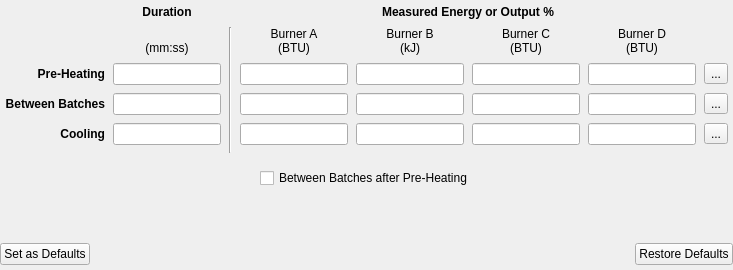
     <widget class="QWidget" name="protocolTab">
      <property name="toolTip">
       <string notr="true"/>
      </property>
      <property name="accessibleDescription">
       <string notr="true"/>
      </property>
      <attribute name="title">
       <string notr="true">Protocol</string>
      </attribute>
      <layout class="QVBoxLayout" name="verticalLayout_4">
       <property name="spacing">
        <number>0</number>
       </property>
       <property name="leftMargin">
        <number>0</number>
       </property>
       <property name="topMargin">
        <number>0</number>
       </property>
       <property name="rightMargin">
        <number>0</number>
       </property>
       <property name="bottomMargin">
        <number>0</number>
       </property>
       <item>
        <widget class="QWidget" name="roasts_per_sessionLine" native="true">
         <property name="toolTip">
          <string notr="true"/>
         </property>
         <property name="accessibleDescription">
          <string notr="true"/>
         </property>
         <layout class="QGridLayout" name="gridLayout">
          <property name="leftMargin">
           <number>5</number>
          </property>
          <property name="topMargin">
           <number>5</number>
          </property>
          <property name="rightMargin">
           <number>5</number>
          </property>
          <property name="bottomMargin">
           <number>5</number>
          </property>
          <property name="spacing">
           <number>8</number>
          </property>
          <item row="3" column="6">
           <widget class="QLineEdit" name="preheatenergies3">
            <property name="toolTip">
             <string notr="true"/>
            </property>
            <property name="accessibleDescription">
             <string notr="true"/>
            </property>
            <property name="inputMask">
             <string notr="true"/>
            </property>
            <property name="text">
             <string notr="true"/>
            </property>
            <property name="alignment">
             <set>Qt::AlignRight|Qt::AlignTrailing|Qt::AlignVCenter</set>
            </property>
            <property name="placeholderText">
             <string notr="true"/>
            </property>
           </widget>
          </item>
          <item row="5" column="3">
           <widget class="QLineEdit" name="coolingenergies0">
            <property name="toolTip">
             <string notr="true"/>
            </property>
            <property name="accessibleDescription">
             <string notr="true"/>
            </property>
            <property name="inputMask">
             <string notr="true"/>
            </property>
            <property name="text">
             <string notr="true"/>
            </property>
            <property name="alignment">
             <set>Qt::AlignRight|Qt::AlignTrailing|Qt::AlignVCenter</set>
            </property>
            <property name="placeholderText">
             <string notr="true"/>
            </property>
           </widget>
          </item>
          <item row="5" column="1">
           <widget class="QLineEdit" name="coolingDuration">
            <property name="toolTip">
             <string notr="true"/>
            </property>
            <property name="accessibleDescription">
             <string notr="true"/>
            </property>
            <property name="inputMask">
             <string notr="true"/>
            </property>
            <property name="text">
             <string notr="true"/>
            </property>
            <property name="alignment">
             <set>Qt::AlignRight|Qt::AlignTrailing|Qt::AlignVCenter</set>
            </property>
            <property name="placeholderText">
             <string notr="true"/>
            </property>
           </widget>
          </item>
          <item row="4" column="0">
           <widget class="QLabel" name="betweenBatchesLabel">
            <property name="font">
             <font>
              <bold>true</bold>
             </font>
            </property>
            <property name="toolTip">
             <string notr="true"/>
            </property>
            <property name="accessibleDescription">
             <string notr="true"/>
            </property>
            <property name="text">
             <string notr="true">Between Batches</string>
            </property>
            <property name="alignment">
             <set>Qt::AlignRight|Qt::AlignTrailing|Qt::AlignVCenter</set>
            </property>
           </widget>
          </item>
          <item row="4" column="3">
           <widget class="QLineEdit" name="betweenbatchesenergy0">
            <property name="toolTip">
             <string notr="true"/>
            </property>
            <property name="accessibleDescription">
             <string notr="true"/>
            </property>
            <property name="inputMask">
             <string notr="true"/>
            </property>
            <property name="text">
             <string notr="true"/>
            </property>
            <property name="alignment">
             <set>Qt::AlignRight|Qt::AlignTrailing|Qt::AlignVCenter</set>
            </property>
            <property name="placeholderText">
             <string notr="true"/>
            </property>
           </widget>
          </item>
          <item row="4" column="4">
           <widget class="QLineEdit" name="betweenbatchesenergy1">
            <property name="toolTip">
             <string notr="true"/>
            </property>
            <property name="accessibleDescription">
             <string notr="true"/>
            </property>
            <property name="inputMask">
             <string notr="true"/>
            </property>
            <property name="text">
             <string notr="true"/>
            </property>
            <property name="alignment">
             <set>Qt::AlignRight|Qt::AlignTrailing|Qt::AlignVCenter</set>
            </property>
            <property name="placeholderText">
             <string notr="true"/>
            </property>
           </widget>
          </item>
          <item row="2" column="1">
           <layout class="QVBoxLayout" name="verticalLayout_11">
            <property name="spacing">
             <number>0</number>
            </property>
            <item>
             <widget class="QLabel" name="label_3">
              <property name="toolTip">
               <string notr="true"/>
              </property>
              <property name="accessibleDescription">
               <string notr="true"/>
              </property>
              <property name="text">
               <string notr="true"/>
              </property>
             </widget>
            </item>
            <item>
             <widget class="QLabel" name="timeUnitLabel">
              <property name="toolTip">
               <string notr="true"/>
              </property>
              <property name="accessibleDescription">
               <string notr="true"/>
              </property>
              <property name="text">
               <string notr="true">(mm:ss)</string>
              </property>
              <property name="alignment">
               <set>Qt::AlignCenter</set>
              </property>
             </widget>
            </item>
           </layout>
          </item>
          <item row="2" column="3">
           <layout class="QVBoxLayout" name="verticalLayout_7">
            <property name="spacing">
             <number>0</number>
            </property>
            <item>
             <widget class="QLabel" name="loadALabel">
              <property name="toolTip">
               <string notr="true"/>
              </property>
              <property name="accessibleDescription">
               <string notr="true"/>
              </property>
              <property name="text">
               <string notr="true">Burner A</string>
              </property>
              <property name="alignment">
               <set>Qt::AlignCenter</set>
              </property>
             </widget>
            </item>
            <item>
             <widget class="QLabel" name="loadAUnitLabel">
              <property name="toolTip">
               <string notr="true"/>
              </property>
              <property name="accessibleDescription">
               <string notr="true"/>
              </property>
              <property name="text">
               <string notr="true">(BTU)</string>
              </property>
              <property name="alignment">
               <set>Qt::AlignCenter</set>
              </property>
             </widget>
            </item>
           </layout>
          </item>
          <item row="2" column="4">
           <layout class="QVBoxLayout" name="verticalLayout_8">
            <property name="spacing">
             <number>0</number>
            </property>
            <item>
             <widget class="QLabel" name="loadBLabel">
              <property name="toolTip">
               <string notr="true"/>
              </property>
              <property name="accessibleDescription">
               <string notr="true"/>
              </property>
              <property name="text">
               <string notr="true">Burner B</string>
              </property>
              <property name="alignment">
               <set>Qt::AlignCenter</set>
              </property>
             </widget>
            </item>
            <item>
             <widget class="QLabel" name="loadBUnitLabel">
              <property name="toolTip">
               <string notr="true"/>
              </property>
              <property name="accessibleDescription">
               <string notr="true"/>
              </property>
              <property name="text">
               <string notr="true">(kJ)</string>
              </property>
              <property name="alignment">
               <set>Qt::AlignCenter</set>
              </property>
             </widget>
            </item>
           </layout>
          </item>
          <item row="5" column="0">
           <widget class="QLabel" name="coolingLabel">
            <property name="font">
             <font>
              <bold>true</bold>
              <kerning>false</kerning>
             </font>
            </property>
            <property name="toolTip">
             <string notr="true"/>
            </property>
            <property name="accessibleDescription">
             <string notr="true"/>
            </property>
            <property name="text">
             <string notr="true">Cooling</string>
            </property>
            <property name="alignment">
             <set>Qt::AlignRight|Qt::AlignTrailing|Qt::AlignVCenter</set>
            </property>
           </widget>
          </item>
          <item row="0" column="1">
           <widget class="QLabel" name="durationLabel">
            <property name="font">
             <font>
              <bold>true</bold>
             </font>
            </property>
            <property name="toolTip">
             <string notr="true"/>
            </property>
            <property name="accessibleDescription">
             <string notr="true"/>
            </property>
            <property name="text">
             <string notr="true">Duration</string>
            </property>
            <property name="alignment">
             <set>Qt::AlignCenter</set>
            </property>
           </widget>
          </item>
          <item row="2" column="2" rowspan="5">
           <widget class="Line" name="line">
            <property name="toolTip">
             <string notr="true"/>
            </property>
            <property name="accessibleDescription">
             <string notr="true"/>
            </property>
            <property name="orientation">
             <enum>Qt::Vertical</enum>
            </property>
           </widget>
          </item>
          <item row="5" column="6">
           <widget class="QLineEdit" name="coolingenergies3">
            <property name="toolTip">
             <string notr="true"/>
            </property>
            <property name="accessibleDescription">
             <string notr="true"/>
            </property>
            <property name="inputMask">
             <string notr="true"/>
            </property>
            <property name="text">
             <string notr="true"/>
            </property>
            <property name="alignment">
             <set>Qt::AlignRight|Qt::AlignTrailing|Qt::AlignVCenter</set>
            </property>
            <property name="placeholderText">
             <string notr="true"/>
            </property>
           </widget>
          </item>
          <item row="4" column="1">
           <widget class="QLineEdit" name="betweenBatchesDuration">
            <property name="toolTip">
             <string notr="true"/>
            </property>
            <property name="accessibleDescription">
             <string notr="true"/>
            </property>
            <property name="inputMask">
             <string notr="true"/>
            </property>
            <property name="text">
             <string notr="true"/>
            </property>
            <property name="alignment">
             <set>Qt::AlignRight|Qt::AlignTrailing|Qt::AlignVCenter</set>
            </property>
            <property name="placeholderText">
             <string notr="true"/>
            </property>
           </widget>
          </item>
          <item row="3" column="0">
           <widget class="QLabel" name="preheatingLabel">
            <property name="font">
             <font>
              <bold>true</bold>
             </font>
            </property>
            <property name="toolTip">
             <string notr="true"/>
            </property>
            <property name="accessibleDescription">
             <string notr="true"/>
            </property>
            <property name="text">
             <string notr="true">Pre-Heating</string>
            </property>
            <property name="alignment">
             <set>Qt::AlignRight|Qt::AlignTrailing|Qt::AlignVCenter</set>
            </property>
           </widget>
          </item>
          <item row="5" column="5">
           <widget class="QLineEdit" name="coolingenergies2">
            <property name="toolTip">
             <string notr="true"/>
            </property>
            <property name="accessibleDescription">
             <string notr="true"/>
            </property>
            <property name="inputMask">
             <string notr="true"/>
            </property>
            <property name="text">
             <string notr="true"/>
            </property>
            <property name="alignment">
             <set>Qt::AlignRight|Qt::AlignTrailing|Qt::AlignVCenter</set>
            </property>
            <property name="placeholderText">
             <string notr="true"/>
            </property>
           </widget>
          </item>
          <item row="2" column="6">
           <layout class="QVBoxLayout" name="verticalLayout_10">
            <property name="spacing">
             <number>0</number>
            </property>
            <item>
             <widget class="QLabel" name="loadDLabel">
              <property name="toolTip">
               <string notr="true"/>
              </property>
              <property name="accessibleDescription">
               <string notr="true"/>
              </property>
              <property name="text">
               <string notr="true">Burner D</string>
              </property>
              <property name="alignment">
               <set>Qt::AlignCenter</set>
              </property>
             </widget>
            </item>
            <item>
             <widget class="QLabel" name="loadDUnitLabel">
              <property name="toolTip">
               <string notr="true"/>
              </property>
              <property name="accessibleDescription">
               <string notr="true"/>
              </property>
              <property name="text">
               <string notr="true">(BTU)</string>
              </property>
              <property name="alignment">
               <set>Qt::AlignCenter</set>
              </property>
             </widget>
            </item>
           </layout>
          </item>
          <item row="3" column="3">
           <widget class="QLineEdit" name="preheatenergies0">
            <property name="toolTip">
             <string notr="true"/>
            </property>
            <property name="accessibleDescription">
             <string notr="true"/>
            </property>
            <property name="inputMask">
             <string notr="true"/>
            </property>
            <property name="text">
             <string notr="true"/>
            </property>
            <property name="alignment">
             <set>Qt::AlignRight|Qt::AlignTrailing|Qt::AlignVCenter</set>
            </property>
            <property name="placeholderText">
             <string notr="true"/>
            </property>
           </widget>
          </item>
          <item row="4" column="6">
           <widget class="QLineEdit" name="betweenbatchesenergy3">
            <property name="toolTip">
             <string notr="true"/>
            </property>
            <property name="accessibleDescription">
             <string notr="true"/>
            </property>
            <property name="inputMask">
             <string notr="true"/>
            </property>
            <property name="text">
             <string notr="true"/>
            </property>
            <property name="alignment">
             <set>Qt::AlignRight|Qt::AlignTrailing|Qt::AlignVCenter</set>
            </property>
            <property name="placeholderText">
             <string notr="true"/>
            </property>
           </widget>
          </item>
          <item row="3" column="5">
           <widget class="QLineEdit" name="preheatenergies2">
            <property name="toolTip">
             <string notr="true"/>
            </property>
            <property name="accessibleDescription">
             <string notr="true"/>
            </property>
            <property name="inputMask">
             <string notr="true"/>
            </property>
            <property name="text">
             <string notr="true"/>
            </property>
            <property name="alignment">
             <set>Qt::AlignRight|Qt::AlignTrailing|Qt::AlignVCenter</set>
            </property>
            <property name="placeholderText">
             <string notr="true"/>
            </property>
           </widget>
          </item>
          <item row="4" column="5">
           <widget class="QLineEdit" name="betweenbatchesenergy2">
            <property name="toolTip">
             <string notr="true"/>
            </property>
            <property name="accessibleDescription">
             <string notr="true"/>
            </property>
            <property name="inputMask">
             <string notr="true"/>
            </property>
            <property name="text">
             <string notr="true"/>
            </property>
            <property name="alignment">
             <set>Qt::AlignRight|Qt::AlignTrailing|Qt::AlignVCenter</set>
            </property>
            <property name="placeholderText">
             <string notr="true"/>
            </property>
           </widget>
          </item>
          <item row="2" column="5">
           <layout class="QVBoxLayout" name="verticalLayout_9">
            <property name="spacing">
             <number>0</number>
            </property>
            <item>
             <widget class="QLabel" name="loadCLabel">
              <property name="toolTip">
               <string notr="true"/>
              </property>
              <property name="accessibleDescription">
               <string notr="true"/>
              </property>
              <property name="text">
               <string notr="true">Burner C</string>
              </property>
              <property name="alignment">
               <set>Qt::AlignCenter</set>
              </property>
             </widget>
            </item>
            <item>
             <widget class="QLabel" name="loadCUnitLabel">
              <property name="toolTip">
               <string notr="true"/>
              </property>
              <property name="accessibleDescription">
               <string notr="true"/>
              </property>
              <property name="text">
               <string notr="true">(BTU)</string>
              </property>
              <property name="alignment">
               <set>Qt::AlignCenter</set>
              </property>
             </widget>
            </item>
           </layout>
          </item>
          <item row="3" column="1">
           <widget class="QLineEdit" name="preheatDuration">
            <property name="toolTip">
             <string notr="true"/>
            </property>
            <property name="accessibleDescription">
             <string notr="true"/>
            </property>
            <property name="inputMask">
             <string notr="true"/>
            </property>
            <property name="text">
             <string notr="true"/>
            </property>
            <property name="alignment">
             <set>Qt::AlignRight|Qt::AlignTrailing|Qt::AlignVCenter</set>
            </property>
            <property name="placeholderText">
             <string notr="true"/>
            </property>
           </widget>
          </item>
          <item row="0" column="3" colspan="4">
           <widget class="QLabel" name="measuredEnergyLabel">
            <property name="font">
             <font>
              <bold>true</bold>
             </font>
            </property>
            <property name="toolTip">
             <string notr="true"/>
            </property>
            <property name="accessibleDescription">
             <string notr="true"/>
            </property>
            <property name="text">
             <string notr="true">Measured Energy or Output %</string>
            </property>
            <property name="alignment">
             <set>Qt::AlignCenter</set>
            </property>
           </widget>
          </item>
          <item row="5" column="4">
           <widget class="QLineEdit" name="coolingenergies1">
            <property name="toolTip">
             <string notr="true"/>
            </property>
            <property name="accessibleDescription">
             <string notr="true"/>
            </property>
            <property name="inputMask">
             <string notr="true"/>
            </property>
            <property name="text">
             <string notr="true"/>
            </property>
            <property name="alignment">
             <set>Qt::AlignRight|Qt::AlignTrailing|Qt::AlignVCenter</set>
            </property>
            <property name="placeholderText">
             <string notr="true"/>
            </property>
           </widget>
          </item>
          <item row="3" column="4">
           <widget class="QLineEdit" name="preheatenergies1">
            <property name="toolTip">
             <string notr="true"/>
            </property>
            <property name="accessibleDescription">
             <string notr="true"/>
            </property>
            <property name="inputMask">
             <string notr="true"/>
            </property>
            <property name="text">
             <string notr="true"/>
            </property>
            <property name="alignment">
             <set>Qt::AlignRight|Qt::AlignTrailing|Qt::AlignVCenter</set>
            </property>
            <property name="placeholderText">
             <string notr="true"/>
            </property>
           </widget>
          </item>
          <item row="3" column="7">
           <widget class="QToolButton" name="PreHeatToolButton">
            <property name="toolTip">
             <string notr="true"/>
            </property>
            <property name="accessibleDescription">
             <string notr="true"/>
            </property>
            <property name="text">
             <string notr="true">...</string>
            </property>
           </widget>
          </item>
          <item row="4" column="7">
           <widget class="QToolButton" name="BetweenBatchesToolButton">
            <property name="toolTip">
             <string notr="true"/>
            </property>
            <property name="accessibleDescription">
             <string notr="true"/>
            </property>
            <property name="text">
             <string notr="true">...</string>
            </property>
           </widget>
          </item>
          <item row="5" column="7">
           <widget class="QToolButton" name="CoolingToolButton">
            <property name="toolTip">
             <string notr="true"/>
            </property>
            <property name="accessibleDescription">
             <string notr="true"/>
            </property>
            <property name="text">
             <string notr="true">...</string>
            </property>
           </widget>
          </item>
         </layout>
        </widget>
       </item>
       <item>
        <layout class="QHBoxLayout" name="horizontalLayout_2">
         <property name="topMargin">
          <number>10</number>
         </property>
         <property name="bottomMargin">
          <number>10</number>
         </property>
         <item>
          <spacer name="horizontalSpacer_6">
           <property name="orientation">
            <enum>Qt::Horizontal</enum>
           </property>
           <property name="sizeHint" stdset="0">
            <size>
             <width>40</width>
             <height>20</height>
            </size>
           </property>
          </spacer>
         </item>
         <item>
          <widget class="QCheckBox" name="BBPafterPreHeatcheckBox">
           <property name="toolTip">
            <string notr="true"/>
           </property>
           <property name="accessibleDescription">
            <string notr="true"/>
           </property>
           <property name="text">
            <string notr="true">Between Batches after Pre-Heating</string>
           </property>
          </widget>
         </item>
         <item>
          <spacer name="horizontalSpacer_2">
           <property name="orientation">
            <enum>Qt::Horizontal</enum>
           </property>
           <property name="sizeHint" stdset="0">
            <size>
             <width>40</width>
             <height>20</height>
            </size>
           </property>
          </spacer>
         </item>
        </layout>
       </item>
       <item>
        <spacer name="verticalSpacer_2">
         <property name="orientation">
          <enum>Qt::Vertical</enum>
         </property>
         <property name="sizeHint" stdset="0">
          <size>
           <width>20</width>
           <height>40</height>
          </size>
         </property>
        </spacer>
       </item>
       <item>
        <widget class="QWidget" name="protocolButtonsLine" native="true">
         <property name="toolTip">
          <string notr="true"/>
         </property>
         <property name="accessibleDescription">
          <string notr="true"/>
         </property>
         <layout class="QHBoxLayout" name="horizontalLayout_5">
          <property name="leftMargin">
           <number>0</number>
          </property>
          <property name="topMargin">
           <number>5</number>
          </property>
          <property name="rightMargin">
           <number>0</number>
          </property>
          <property name="bottomMargin">
           <number>5</number>
          </property>
          <item>
           <widget class="QPushButton" name="protocolSetDefaultsButton">
            <property name="focusPolicy">
             <enum>Qt::NoFocus</enum>
            </property>
            <property name="toolTip">
             <string notr="true"/>
            </property>
            <property name="accessibleDescription">
             <string notr="true"/>
            </property>
            <property name="text">
             <string notr="true">Set as Defaults</string>
            </property>
           </widget>
          </item>
          <item>
           <spacer name="horizontalSpacer_5">
            <property name="orientation">
             <enum>Qt::Horizontal</enum>
            </property>
            <property name="sizeHint" stdset="0">
             <size>
              <width>190</width>
              <height>20</height>
             </size>
            </property>
           </spacer>
          </item>
          <item>
           <widget class="QPushButton" name="protocolDefaultsButton">
            <property name="focusPolicy">
             <enum>Qt::NoFocus</enum>
            </property>
            <property name="toolTip">
             <string notr="true"/>
            </property>
            <property name="accessibleDescription">
             <string notr="true"/>
            </property>
            <property name="text">
             <string notr="true">Restore Defaults</string>
            </property>
           </widget>
          </item>
         </layout>
        </widget>
       </item>
      </layout>
     </widget>
